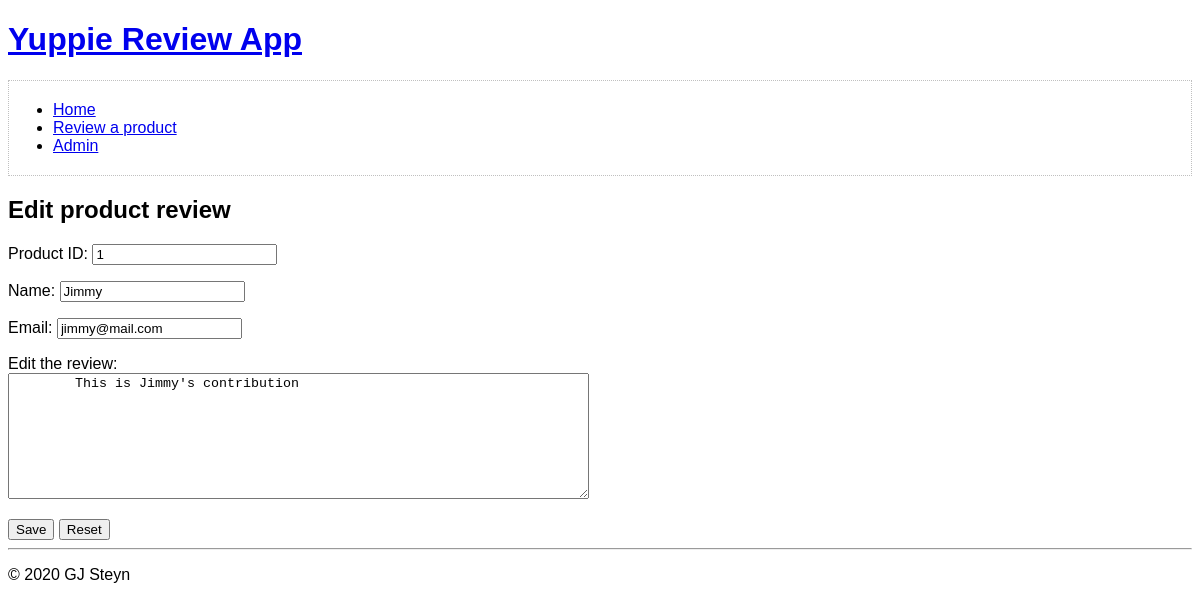
The page /admin_edit.php?review_id=1 on the database its author committed.
### tables this page shows
CREATE TABLE reviews(
    id INT AUTO_INCREMENT NOT NULL,
	product_id INT NOT NULL,
    rating INT NOT NULL,
	name VARCHAR(50) NOT NULL,
	email VARCHAR(50) NOT NULL,
    text VARCHAR(255),
    PRIMARY KEY(id)
);

### model/common.php (called while the page is built, shortened)
<?php
require_once 'database.php';
function html_escape($html)
{
    return htmlspecialchars($html, ENT_HTML5, 'UTF-8');
}
function get_review($review_id)
{
    global $db;
    $query = 'SELECT *
              FROM reviews
              WHERE id = :review_id';
    try {
        $statement = $db->prepare($query);
        $statement->bindValue(':review_id', $review_id);
        $statement->execute();
        $result = $statement->fetch();
        return $result;
    } catch (PDOException $e) {
        $error_message = $e->getMessage();
        display_db_error($error_message);
    }
}

### admin_edit.php (the view, shortened to what this page needs)
<?php
require_once 'model/database.php';
require 'model/common.php';
include 'header.php';
if (isset($_GET['review_id'])) {
  $review_id = $_GET['review_id'];
} else {
  $review_id = 0;
}
$review = get_review($review_id);
?>
<div class="review-form">
  <h2>Edit product review</h2>
  <form method="POST" name="review-form">
    <p>
    <label for="product-id">Product ID:</label>
      <input type="text" id="product-id" name="product-id" value="<?php echo $review['product_id']; ?>">
    </p>
    <p>
      <label for="review-name">Name:</label>
      <input type="text" id="review-name" name="review-name" value="<?php echo $review['name']; ?>">
    </p>
    <p>
      <label for="review-email">Email:</label>
      <input type="email" id="review-email" name="review-email" value="<?php echo $review['email']; ?>">
    </p>
    <p>
      <label for="review-text">Edit the review:</label><br>
      <textarea id="review-text" name="review-text" rows="8" cols="70">
        <?php echo html_escape(strip_tags(trim($review['text']))); ?>
      </textarea>
    </p>
    <input type="submit" value="Save">
    <input type="reset" value="Reset">
  </form>
</div>
<?php include 'footer.php'; ?>

### main.css (style rules this page uses)
body { font-family: sans-serif; }

### rows shown on the page
reviews: product-id "1", review-name "Jimmy", review-email "jimmy@mail.com", review-text "This is Jimmy's contribution"
